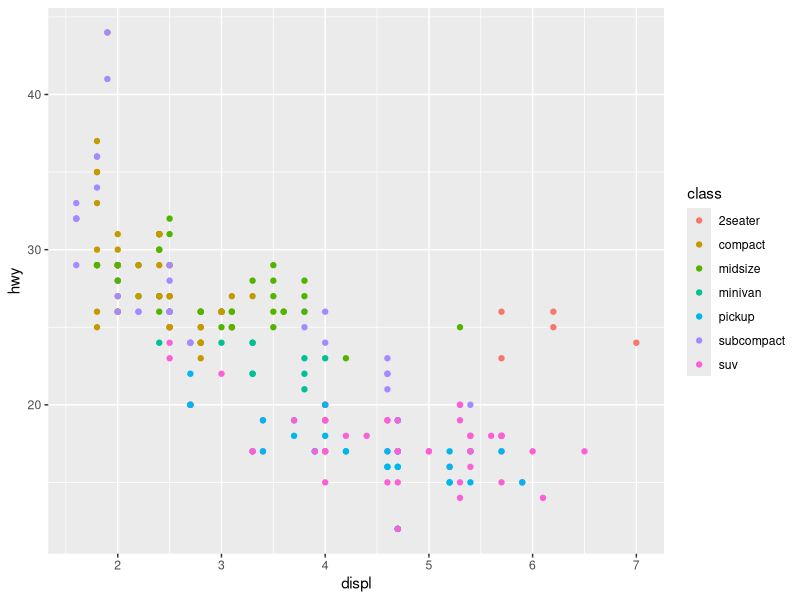
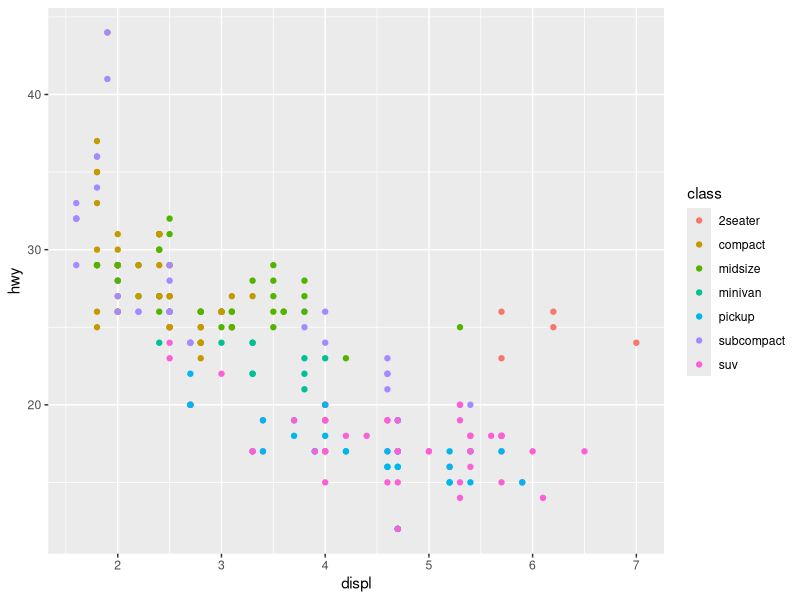
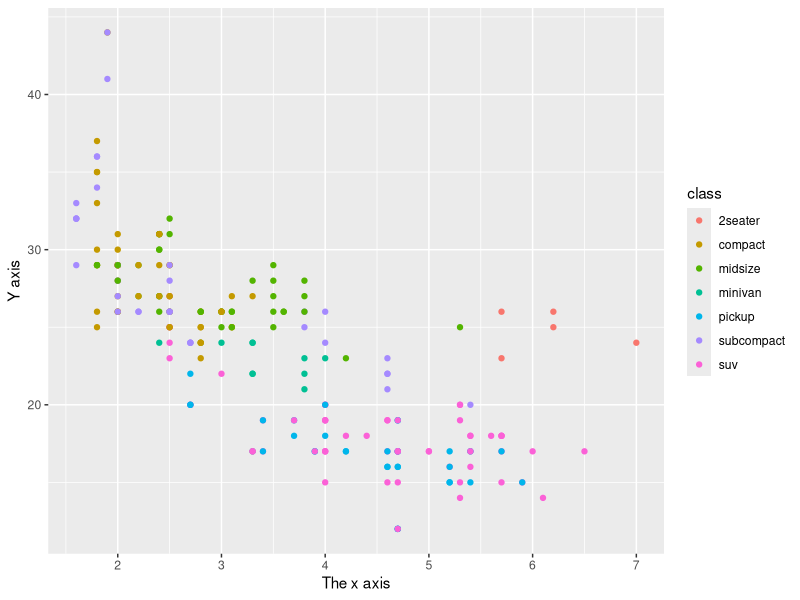
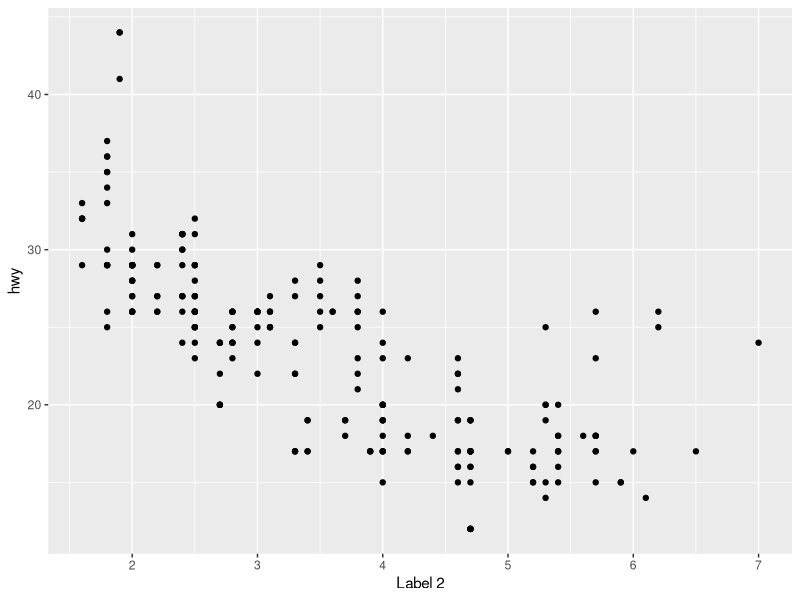
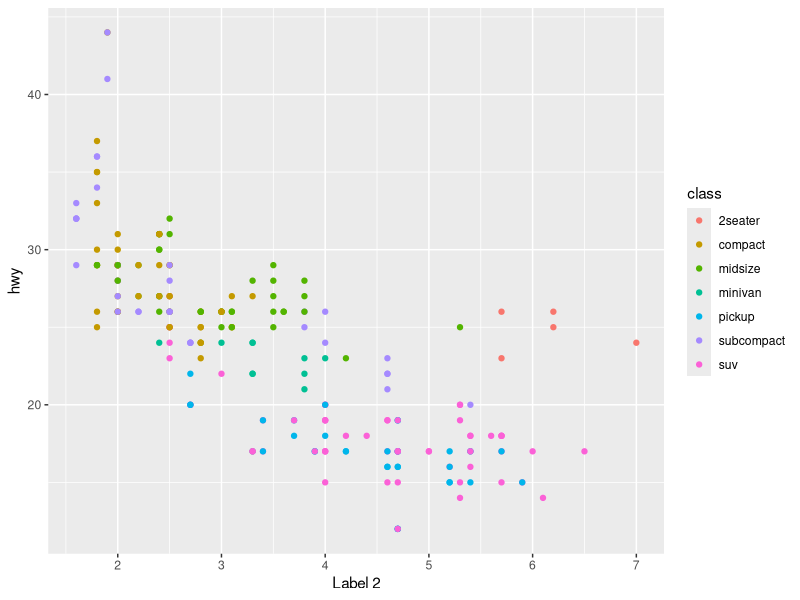
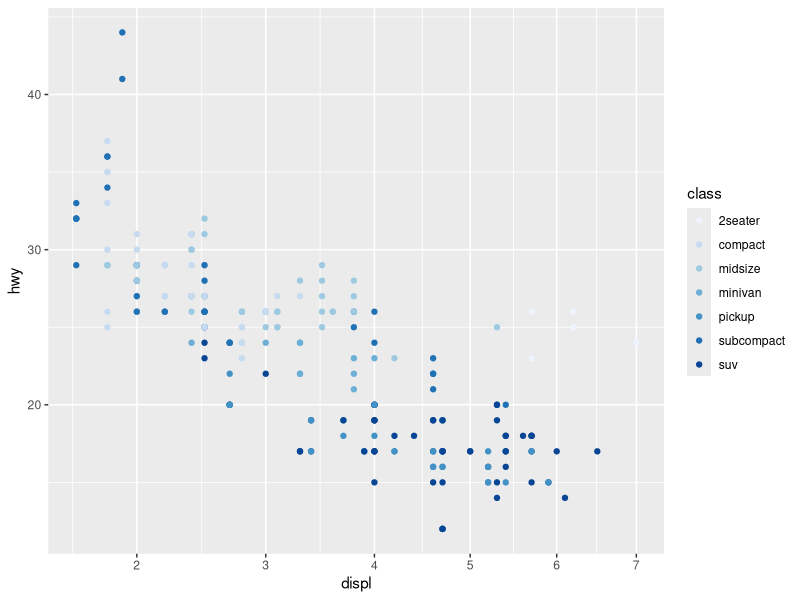
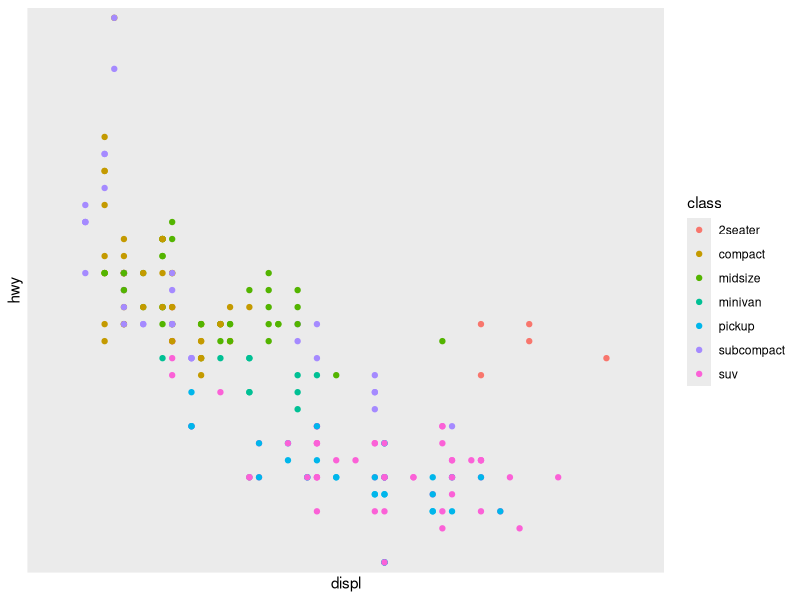
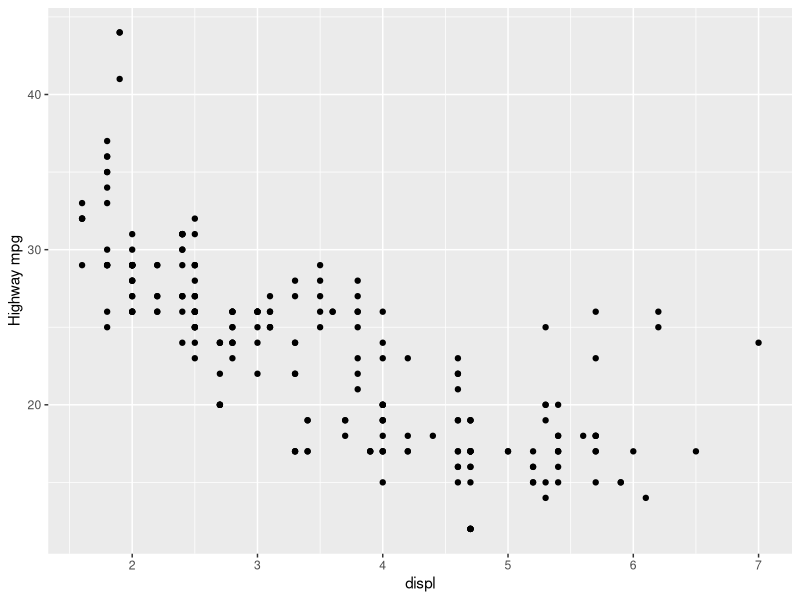

Write R code to recreate these figures, in order.
## ---- chunk 1
knitr::opts_chunk$set(echo = TRUE, warning = FALSE, message = FALSE)
library(ggplot2)
library(tidyverse)
library(knitr)

## ---- chunk 2
ggplot(mpg, aes(displ, hwy)) + 
  geom_point(aes(color = class))
## ---- chunk 3
ggplot(mpg, aes(displ, hwy)) + 
  geom_point(aes(color = class)) + 
  scale_y_continuous() + 
  scale_x_continuous() + 
  scale_color_discrete()
## ---- chunk 4
ggplot(mpg, aes(displ, hwy)) + 
  geom_point(aes(color = class)) + 
  scale_x_continuous("The x axis") + 
  scale_y_continuous("Y axis")
## ---- chunk 5
ggplot(mpg, aes(displ, hwy)) + 
  geom_point() + 
  scale_x_continuous("Label 1") + 
  scale_x_continuous("Label 2") #  In this case only the second label is applied to the graph

ggplot(mpg, aes(displ, hwy)) + 
  geom_point(aes(color = class)) + 
  scale_x_continuous("Label 2") # Equivalent plot to the one above
## ---- chunk 6
ggplot(mpg, aes(displ, hwy)) + 
  geom_point(aes(color = class)) + 
  scale_x_sqrt() + 
  scale_color_brewer()
## ---- chunk 7
ggplot(mpg, aes(displ, hwy, color = class)) + 
  geom_point() + 
  scale_x_discrete() + 
  scale_y_discrete() 
## ---- chunk 8
ggplot(mpg, aes(displ, hwy)) + 
  geom_point() + 
  ylab("Highway mpg")
## ---- chunk 9
ggplot(mpg, aes(class, displ, color = drv)) +
  geom_point() +
  xlab("Type of car") +
  ylab("Displacement (l)") +
  scale_color_discrete("Drive\ntrain")
## ---- chunk 10
tibble(Axis = c("Label", "Tick and grid line", "Tick label"), Legend = c("Title", "Key", "Key label"), `Argument name` = c("name", "break", "labels"))
## ---- chunk 11
df <- data.frame(x = 1:2, y = 1, z = "a")
p <- ggplot(df, aes(x,y)) + geom_point()
p + scale_x_continuous("X axis")
p + scale_x_continuous(quote(a + mathematical ^ expression))
## ---- chunk 12
p <- ggplot(df, aes(x,y)) + geom_point(aes(color = z))
p + xlab("X axis") + ylab("Y axis") 
p + labs(x = "X axis", y = "Yaxis", color = "Color\nlegend")
## ---- chunk 13
P <- ggplot(df, aes(x,y)) + geom_point() + theme(plot.background = element_rect(color = "grey50"))
p + labs(x = "", y ="")
p + labs(x = NULL, y = NULL)

## ---- chunk 14
df <- data.frame(x = c(1, 3, 5) * 1000, y = 1)
axs <- ggplot(df, aes(x, y)) + geom_point() + labs(x = NULL, y = NULL)
axs
axs + scale_x_continuous(breaks = c(2000, 4000))
axs + scale_x_continuous(breaks = c(2000, 4000), labels = c("2k", "4k"))
## ---- chunk 15
ggplot(mpg, aes(displ, hwy)) + 
  geom_point() + 
  scale_x_continuous(breaks = c(2,3,4,5,6,7), labels = c("2 L", "3 L", "4 L", "5 L", "6 L", "7 L")) +
  scale_y_continuous(quote(Highway (Miles/Gallon)))
## ---- chunk 16
ggplot(mpg, aes(displ, hwy, color = drv)) + 
  geom_point() + 
  scale_color_discrete(labels = c("4wd", "fwd", "rwd"))
## ---- chunk 17

df <- data.frame(x = 1:3, y = 1:3, z = c("a", "b", "c"))
ggplot(df, aes(y,y)) + 
  geom_point(size = 4, color = "grey20") + 
  geom_point(aes(color = z), size = 2)
ggplot(df, aes(y,y)) + 
  geom_point(size = 4, color = "grey20", show.legend = FALSE) + 
  geom_point(aes(color = z), size = 2)
## ---- chunk 18
norm <- data.frame(x = rnorm(1000), y = rnorm(1000))
norm$z <- cut(norm$x, 3, labels = c("a","b", "c"))
ggplot(norm, aes(x, y)) + geom_point(aes(color = z, alpha = 0.1))
ggplot(norm, aes(x, y)) + geom_point(aes(color = z, alpha = 0.1)) + guides(color = guide_legend(override.aes = list(alpha = 1)))
## ---- chunk 19
ggplot(df, aes(x, y)) + geom_point(aes(colour = z)) # Colored points
ggplot(df, aes(x, y)) + geom_point(aes(shape = z)) # Shaped points
ggplot(df, aes(x, y)) + geom_point(aes(shape = z, colour = z)) # Colored shaped points
